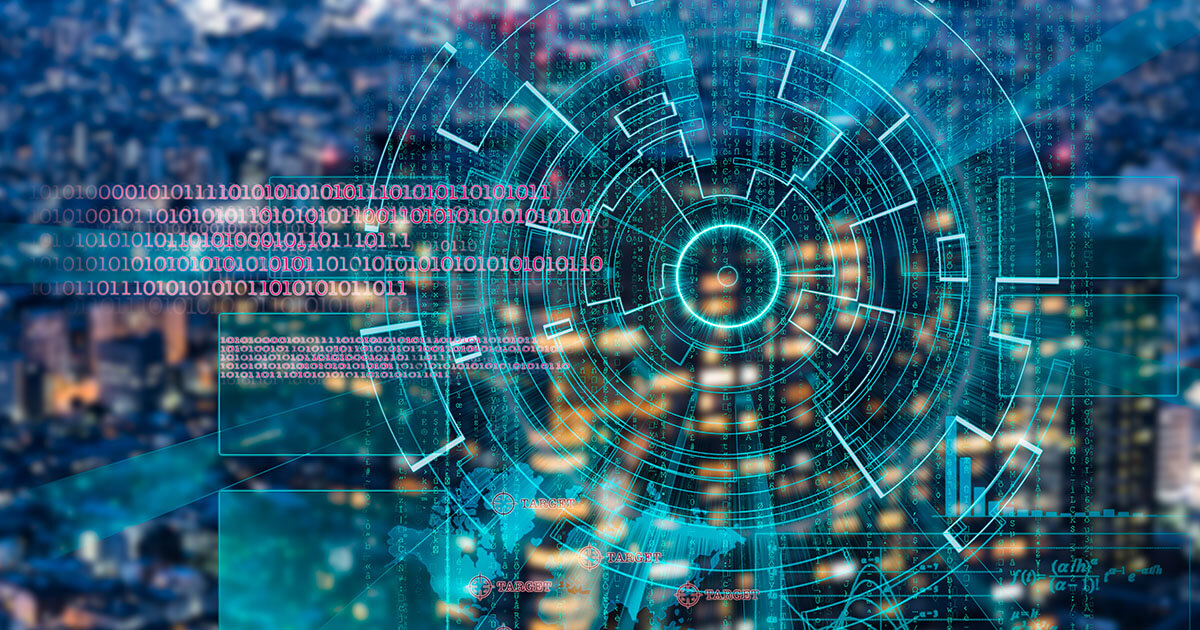
#> input picture bg.jpg, 1200 x 630 px, given in place of the camera
$ python imagrecog.py
#> lines starting #> are read from the running program, lines starting #| are printed output that depends on the picture; after the words box and inside, x2 and y2 are one past the last pixel; in counts of white or black regions, pixels touching at a corner belong together
import numpy as np
import cv2

webcam = cv2.VideoCapture(0)

while True:
    _, imageFrame = webcam.read()
#> imageFrame is the input picture: shape (630, 1200, 3); mean B, G, R 114.5, 92.5, 42.6
    hsvFrame = cv2.cvtColor(imageFrame, cv2.COLOR_BGR2HSV)
#> hsvFrame: shape (630, 1200, 3); mean H, S, V 98.8, 182.8, 119.8

    red_lower = np.array([136, 87, 111], np.uint8)
    red_upper = np.array([180, 255, 255], np.uint8)
    red_mask = cv2.inRange(hsvFrame, red_lower, red_upper)
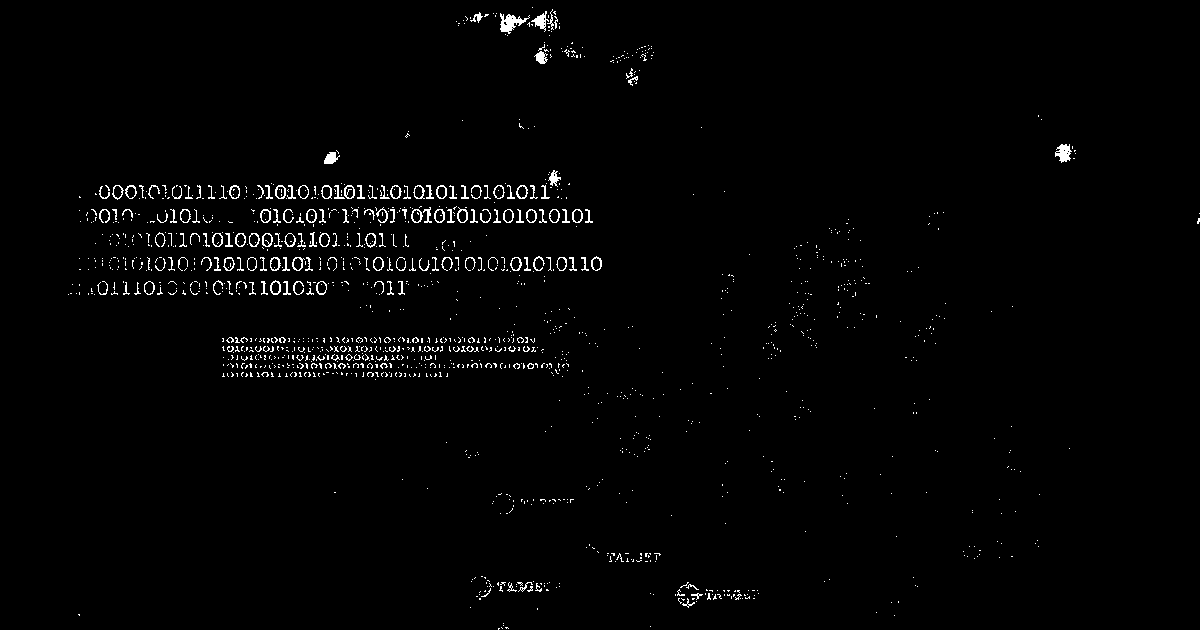
#> red_mask: shape (630, 1200); 1.5% white in thin lines or dots

    green_lower = np.array([25, 52, 72], np.uint8)
    green_upper = np.array([102, 255, 255], np.uint8)
    green_mask = cv2.inRange(hsvFrame, green_lower, green_upper)
#> green_mask: shape (630, 1200); 44.1% white; 3574 white regions (3252 under 20 px), largest, box (x1, y1, x2, y2) and area: (0, 0, 1200, 630) 306214, (1048, 555, 1100, 595) 735, (537, 560, 571, 622) 694

    blue_lower = np.array([94, 80, 2], np.uint8)
    blue_upper = np.array([120, 255, 255], np.uint8)
    blue_mask = cv2.inRange(hsvFrame, blue_lower, blue_upper)
#> blue_mask: shape (630, 1200); 65.5% white; 5025 black regions (4641 under 20 px), largest, box (x1, y1, x2, y2) and area: (144, 66, 1092, 630) 169799, (27, 298, 194, 422) 10115, (1111, 385, 1200, 560) 8687

    kernel = np.ones((5, 5), "uint8")

    red_mask = cv2.dilate(red_mask, kernel)
#> red_mask: shape (630, 1200); 8.2% white; 270 white regions, largest, box (x1, y1, x2, y2) and area: (220, 329, 571, 382) 12270, (251, 168, 564, 205) 5245, (362, 204, 595, 229) 3944
    res_red = cv2.bitwise_and(imageFrame, imageFrame, mask=red_mask)

    green_mask = cv2.dilate(green_mask, kernel)
#> green_mask: shape (630, 1200); 72% white; 796 black regions (484 under 20 px), largest, box (x1, y1, x2, y2) and area: (0, 0, 530, 232) 71008, (0, 282, 370, 505) 36756, (0, 496, 216, 630) 19661
    res_green = cv2.bitwise_and(imageFrame, imageFrame, mask=green_mask)

    blue_mask = cv2.dilate(blue_mask, kernel)
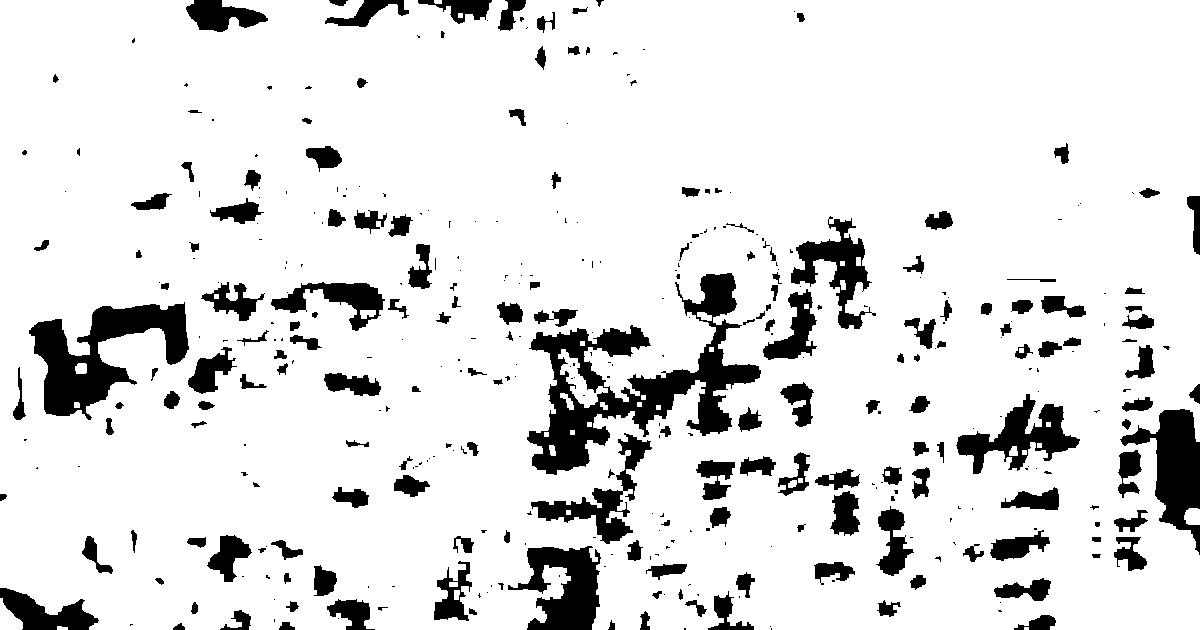
#> blue_mask: shape (630, 1200); 88.1% white; 388 black regions (208 under 20 px)
    res_blue = cv2.bitwise_and(imageFrame, imageFrame, mask=blue_mask)
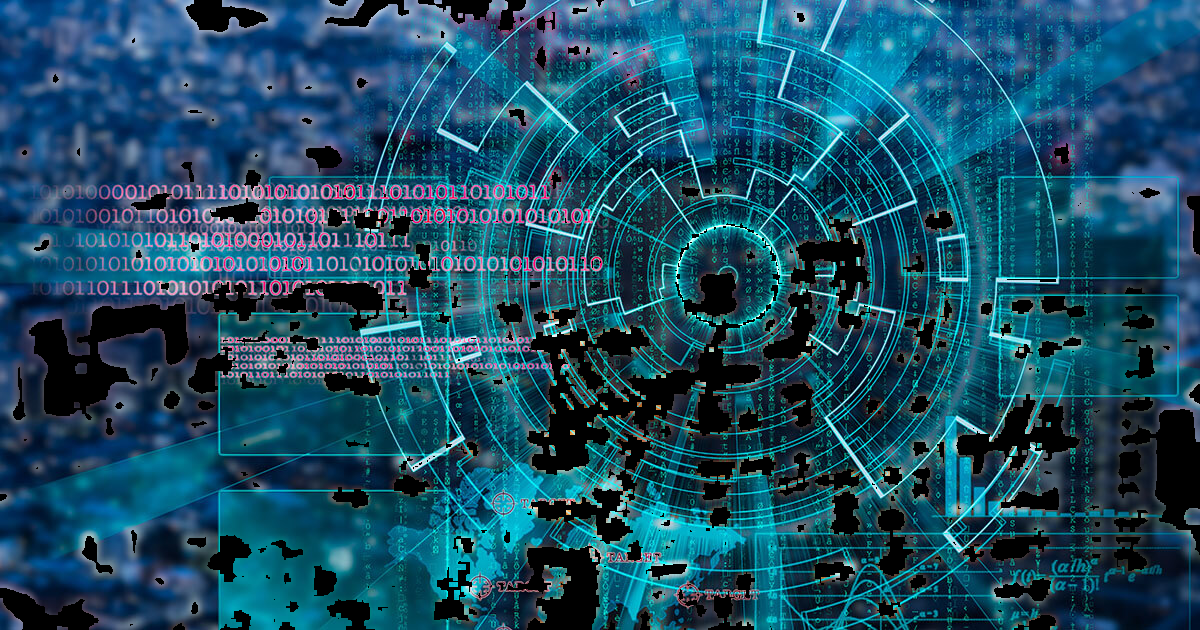
#> res_blue: shape (630, 1200, 3); mean B, G, R 99.9, 76.7, 26.9

    contours, hierarchy = cv2.findContours(red_mask, cv2.RETR_TREE, cv2.CHAIN_APPROX_SIMPLE)
#> contours = 440 contours, 255 with area under 20; largest, box (x1, y1, x2, y2) and area: (220, 329, 571, 382) 11877, (251, 168, 564, 205) 4944, (362, 204, 595, 229) 3762, (123, 230, 353, 253) 3315, (93, 183, 249, 202) 2190
    for pic, contour in enumerate(contours):
        area = cv2.contourArea(contour)
        if area > 300:
            x, y, w, h = cv2.boundingRect(contour)
            imageFrame = cv2.rectangle(imageFrame, (x, y), (x + w, y + h), (0, 0, 255), 2)
            cv2.putText(imageFrame, "Red Colour", (x, y), cv2.FONT_HERSHEY_SIMPLEX, 1.0, (0, 0, 255))
#> this loop made 440 passes
#> (area, x, y, w, h) on passes 13, 19, 22, 128, 199, 214, 221, 224, 227, 235, 257, 269: (1214, 673, 580, 88, 30), (949.5, 474, 574, 78, 28), (589, 605, 551, 58, 13), (11877, 220, 329, 351, 53), (309, 787, 291, 27, 38), (535.5, 361, 279, 50, 18), (548, 121, 279, 44, 18), (385.5, 86, 279, 34, 18), (1138.5, 259, 278, 77, 19), (627, 211, 278, 47, 19), (1536.5, 348, 255, 113, 21), (1716, 199, 255, 116, 18)
#> area on passes 2, 4, 10, 11, 12, 15: 70, 24.5, 30, 27, 42, 40
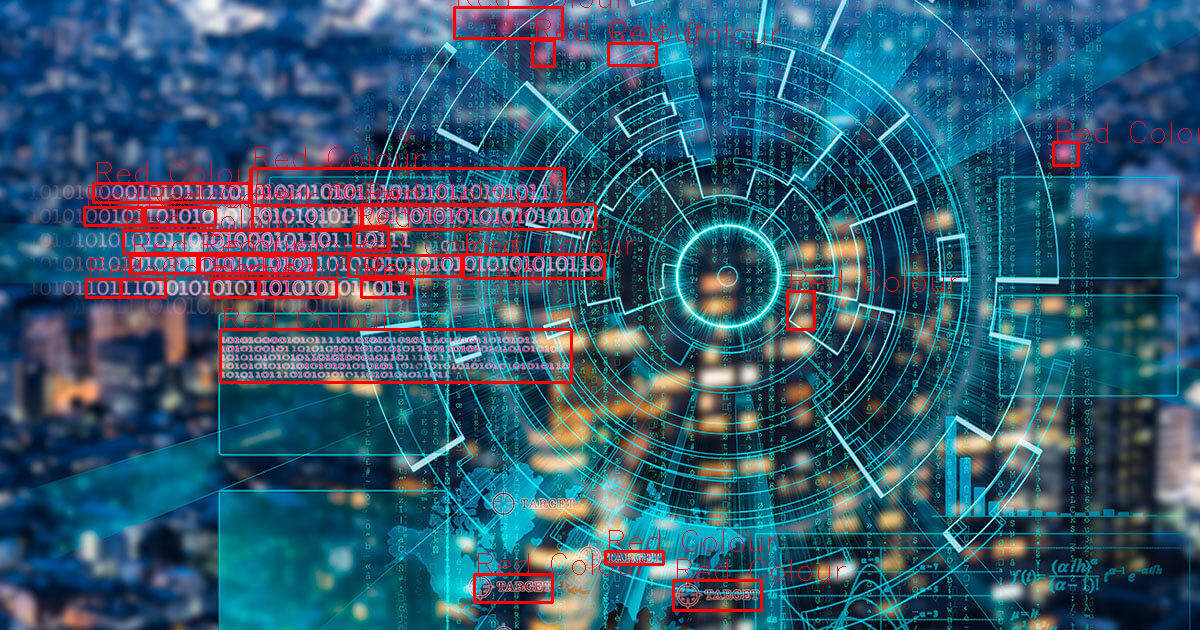
#> imageFrame: shape (630, 1200, 3); 3.41% of pixels changed, all inside (x1, y1, x2, y2) = (83, 0, 1200, 612)

    contours, hierarchy = cv2.findContours(green_mask, cv2.RETR_TREE, cv2.CHAIN_APPROX_SIMPLE)
#> contours = 921 contours, 488 with area under 20; largest, box (x1, y1, x2, y2) and area: (0, 0, 1200, 630) 575192, (237, 457, 366, 488) 2678, (1088, 239, 1163, 276) 2296, (1117, 179, 1176, 221) 1557, (685, 352, 758, 385) 1336
    for pic, contour in enumerate(contours):
        area = cv2.contourArea(contour)
        if area > 300:
            x, y, w, h = cv2.boundingRect(contour)
            imageFrame = cv2.rectangle(imageFrame, (x, y), (x + w, y + h), (0, 255, 0), 2)
            cv2.putText(imageFrame, "Green Colour", (x, y), cv2.FONT_HERSHEY_SIMPLEX, 1.0, (0, 255, 0))
#> this loop made 921 passes
#> (area, x, y, w, h) on passes 39, 51, 106, 128, 191, 210, 212, 213, 232, 303, 304, 305: (343.5, 158, 385, 26, 29), (353, 44, 182, 41, 20), (575192, 0, 0, 1200, 630), (379, 911, 598, 40, 20), (376, 1040, 550, 31, 24), (735.5, 1102, 536, 86, 12), (357.5, 1041, 536, 43, 10), (498.5, 1014, 536, 22, 32), (558.5, 1090, 518, 65, 14), (675.5, 366, 457, 32, 31), (2678, 237, 457, 129, 31), (925, 217, 457, 69, 27)
#> area on passes 1, 3, 5, 7, 8, 10: 33.5, 50, 24.5, 134, 24, 29.5
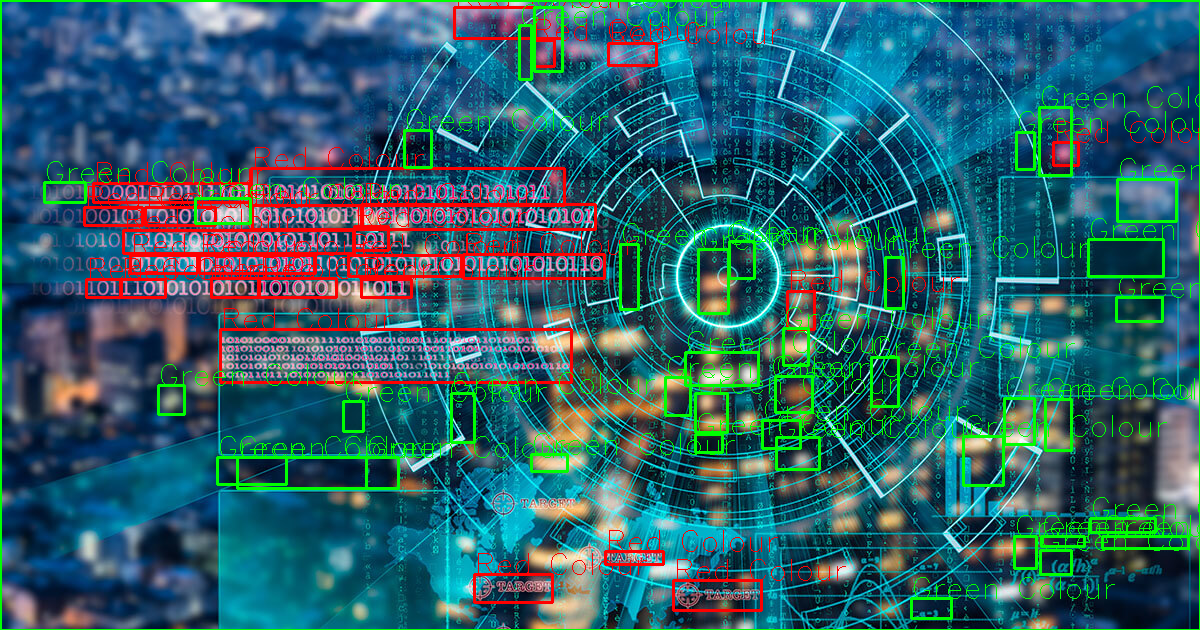
#> imageFrame: shape (630, 1200, 3); 4.64% of pixels changed, all inside (x1, y1, x2, y2) = (0, 0, 1200, 630)

    contours, hierarchy = cv2.findContours(blue_mask, cv2.RETR_TREE, cv2.CHAIN_APPROX_SIMPLE)
#> contours = 433 contours, 229 with area under 20; largest, box (x1, y1, x2, y2) and area: (0, 0, 1200, 630) 734282, (526, 272, 762, 476) 16694, (28, 301, 190, 421) 8662, (955, 393, 1081, 475) 4180, (790, 217, 873, 330) 3654
    for pic, contour in enumerate(contours):
        area = cv2.contourArea(contour)
        if area > 300:
            x, y, w, h = cv2.boundingRect(contour)
            imageFrame = cv2.rectangle(imageFrame, (x, y), (x + w, y + h), (255, 0, 0), 2)
            cv2.putText(imageFrame, "Blue Colour", (x, y), cv2.FONT_HERSHEY_SIMPLEX, 1.0, (255, 0, 0))
#> this loop made 433 passes
#> (area, x, y, w, h) on passes 3, 7, 36, 45, 46, 47, 48, 69, 75, 77, 78, 94: (379, 0, 598, 23, 32), (734282.5, 0, 0, 1200, 630), (807.5, 993, 577, 59, 25), (565.5, 313, 564, 25, 33), (413.5, 645, 563, 43, 18), (580.5, 813, 561, 43, 23), (1320.5, 433, 560, 40, 62), (679, 1113, 536, 35, 36), (449, 81, 535, 33, 40), (1127.5, 206, 534, 47, 49), (1030.5, 989, 529, 62, 33), (388.5, 1113, 509, 36, 24)
#> area on passes 2, 4, 6, 13, 14, 16: 24.5, 213.5, 20.5, 49, 31, 76
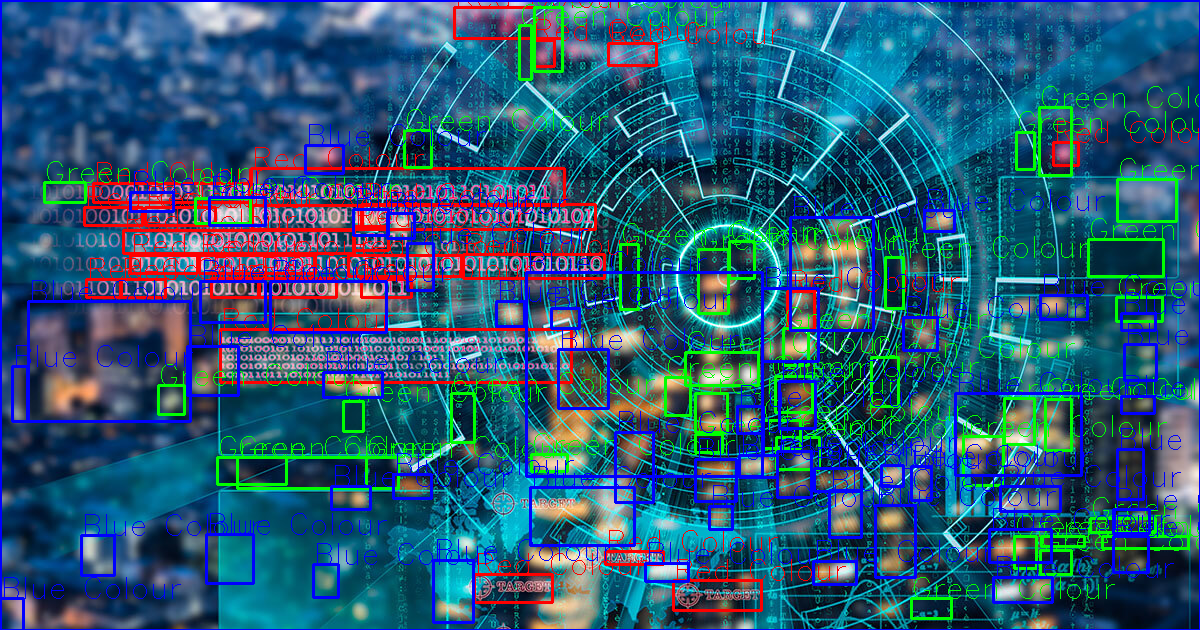
#> imageFrame: shape (630, 1200, 3); mean B, G, R 116.9, 89.5, 44.2

    cv2.imshow("Multiple Color Detection in Real-TIme", imageFrame)
    if cv2.waitKey(10) & 0xFF == ord('q'):
#> (key q is pressed here)
#> (the run stopped early here; a loop or call above may not have finished)
